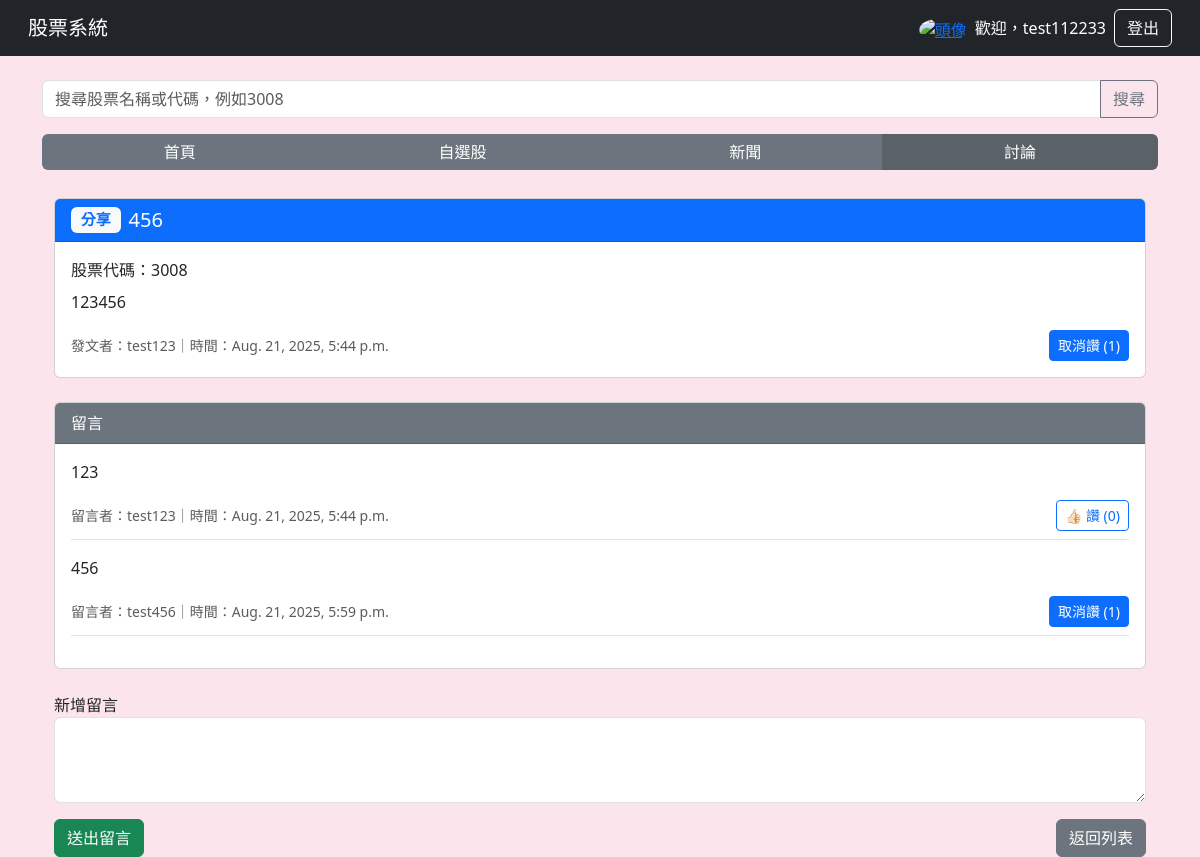
Screenshot of /forum/4/ (signed in) with the database file from the repository.
### main/models.py (models this page shows, shortened)
class Post(models.Model):
    CATEGORY_CHOICES = [
        ("share", "分享"),
        ("analysis", "分析"),
        ("qa", "問答"),
    ]
    title = models.CharField(max_length=200)
    stock_code = models.CharField(max_length=10, null=True, blank=True)
    content = models.TextField()
    author = models.ForeignKey(User, on_delete=models.CASCADE)
    created_at = models.DateTimeField(auto_now_add=True)
    category = models.CharField(
        max_length=20,
        choices=CATEGORY_CHOICES,
        default="share",
        verbose_name="分類",
    )

class Comment(models.Model):
    post = models.ForeignKey(Post, related_name="comments", on_delete=models.CASCADE)
    author = models.ForeignKey(User, on_delete=models.CASCADE)
    content = models.TextField()
    created_at = models.DateTimeField(auto_now_add=True)

### main/views.py (the view)
# urls.py: path("forum/<int:post_id>/", views.forum_post, name="forum_post"),
def forum_post(request, post_id):
    post = get_object_or_404(Post, id=post_id)
    comments = (
        post.comments
            .all()
            .annotate(likes_count=Count("likes"))
            .order_by("created_at")
    )
    user_id = request.user.id if request.user.is_authenticated else None
    liked_comment_ids = set()
    if user_id:
        liked_comment_ids = set(
            CommentLike.objects
                .filter(user_id=user_id, comment__post=post)
                .values_list("comment_id", flat=True)
        )
    for c in comments:
        c.liked_by_user = c.id in liked_comment_ids
    post.likes_count = PostLike.objects.filter(post=post).count()
    if user_id:
        post.liked_by_user = PostLike.objects.filter(
            post=post,
            user_id=user_id,
        ).exists()
    else:
        post.liked_by_user = False
    return render(
        request,
        "forum_post.html",
        {
            "post": post,
            "comments": comments,
            "user_id": user_id,
        },
    )

### templates/forum_post.html (shortened to what this page needs)
{% extends "base.html" %}
{% block content %}
<div class="container mt-1">
    <div class="card mb-4">
        <div class="card-header bg-primary text-white">
            <h5 class="mb-0">
            <div class="d-flex align-items-center">
            {% if post.category %}
                <span class="badge bg-light text-primary me-2">
                    {% if post.category == "share" %}分享{% elif post.category == "analysis" %}分析{% elif post.category == "qa" %}問答{% endif %}
                </span>
            {% endif %}
            {{ post.title }}
            </div>
        </h5>
        </div>
        <div class="card-body">
            <p class="mb-2">股票代碼：{{ post.stock_code }}</p>
            <p>{{ post.content }}</p>
            <div class="d-flex justify-content-between align-items-center">
            <small class="text-muted">發文者：{{ post.author.username }}｜時間：{{ post.created_at }}</small>
            <div class="d-flex align-items-center justify-content-end gap-2">
                <div>
                    {% if user_id %}
                        <form method="POST" action="/forum/{{ post.id }}/like/" class="d-inline">
                            {% if post.liked_by_user %}
                                            <button class="btn btn-sm btn-primary">
                                                取消讚 ({{ post.likes_count }})
                                            </button>
                                        {% else %}
                                            <button class="btn btn-sm btn-outline-primary">
                                                👍🏻 讚 ({{ post.likes_count }})
                                            </button>
                                        {% endif %}
                                    </form>
                                {% else %}
                                    <span class="text-muted small">
                                        👍🏻 {{ post.likes_count }}
                                    </span>
                            {% endif %}
                </div>
            </div>
        </div>
    </div>
</div>
    <div class="card mb-4">
        <div class="card-header bg-secondary text-white">留言</div>
            <div class="card-body">
                {% if comments %}
                {% for comment in comments %}
                    <div class="border-bottom mb-3 pb-2">
                        <p>{{ comment.content }}</p>
                        <div class="d-flex justify-content-between align-items-center">
                            <small class="text-muted">
                                留言者：{{ comment.author.username }}｜時間：{{ comment.created_at }}
                            </small>
                            <div class="d-flex align-items-center gap-2">
                                {% if user_id %}
                                    <form method="POST"
                                        action="/forum/{{ post.id }}/comment/{{ comment.id }}/like/"
                                        class="mb-0">
                                        {% if comment.liked_by_user %}
                                            <button class="btn btn-sm btn-primary">
                                                取消讚 ({{ comment.likes_count }})
                                            </button>
                                        {% else %}
                                            <button class="btn btn-sm btn-outline-primary">
                                                👍🏻 讚 ({{ comment.likes_count }})
                                            </button>
                                        {% endif %}
                                    </form>
                                {% else %}
                                    <span class="text-muted small">
                                        👍🏻 {{ comment.likes_count }}
                                    </span>
                                {% endif %}
                            </div>
                        </div>
                    </div>
                {% endfor %}
            {% else %}
                <p class="text-muted">尚無留言。</p>
            {% endif %}
        </div>
    </div>
    {% if user_id %}
    <form method="POST" action="/forum/{{ post.id }}/comment/">
        <div class="mb-3">
            <label for="comment">新增留言</label>
            <textarea name="content" rows="3" class="form-control" required></textarea>
        </div>
        <div class="d-flex justify-content-between">
            <button class="btn btn-success">送出留言</button>
            <a href="/forum" class="btn btn-secondary">返回列表</a>
        </div>
    </form>
    {% else %}
    <div class="d-flex justify-content-between">
        <p>請先 <a href="/login">登入</a> 才能留言。</p>
        <a href="/forum" class="btn btn-secondary">返回列表</a>
    </div>
    {% endif %}
</div>
{% endblock %}

### templates/base.html (shortened to what this page needs)
<!DOCTYPE html>
<html lang="zh-TW">
<head>
    <link href="https://cdn.jsdelivr.net/npm/bootstrap@5.3.0/dist/css/bootstrap.min.css" rel="stylesheet">
</head>
<body>
<nav class="navbar navbar-expand-lg navbar-dark bg-dark px-3">
    <div class="container-fluid">
        <a class="navbar-brand" href="/">股票系統</a>
        <div class="d-flex align-items-center ms-auto">
            {% if user.is_authenticated %}
                <a href="{% url 'profile' %}" class="me-2">
                    <img src="https://cdn-icons-png.flaticon.com/512/847/847969.png"
                         alt="頭像"
                         class="rounded-circle"
                         width="30" height="30"
                         style="vertical-align: middle; transform: translateY(1px);">
                </a>
                <span class="text-white me-2">歡迎，{{ user.username }}</span>
                <a class="btn btn-outline-light" href="{% url 'logout' %}">登出</a>
            {% else %}
                <a class="btn btn-outline-light me-2" href="{% url 'login' %}">登入</a>
                <a class="btn btn-outline-light" href="{% url 'register' %}">註冊</a>
            {% endif %}
        </div>
    </div>
</nav>
<div class="container mt-4">
    <form class="input-group mb-3" method="GET" action="/search">
        <input type="text" class="form-control" name="query" placeholder="搜尋股票名稱或代碼，例如3008" required>
        <button class="btn btn-outline-secondary" type="submit">搜尋</button>
    </form>
    {% with current=request.resolver_match.url_name %}
    <div class="btn-group w-100 mb-4">
        <a href="{% url 'index' %}"
        class="nav-btn btn {% if current == 'index' %}active-tab{% endif %}">
            首頁
        </a>
        <a href="{% url 'my_watchlist' %}"
        class="nav-btn btn {% if current == 'my_watchlist' %}active-tab{% endif %}">
            自選股
        </a>
        <a href="{% url 'news' %}"
        class="nav-btn btn {% if current == 'news' %}active-tab{% endif %}">
            新聞
        </a>
        <a href="{% url 'forum_list' %}"
        class="nav-btn btn
        {% if current == 'forum_list' or current == 'forum_new' or current == 'forum_post' %}active-tab{% endif %}">
            討論
        </a>
    </div>
    {% endwith %}
    {% block content %}{% endblock %}
</div>
</body>
</html>

### templates/base.html (style rules this page uses)
body { background-color: #fce4ec; }
.nav-btn.active-tab { background-color: #5a6268 !important; color: white !important; }

### rows the page displays
Post: title "456", stock_code "3008", content "123456", author.username "test123", created_at "Aug. 21, 2025, 5:44 p.m.", likes_count "1"
Comment: content "123", author.username "test123", created_at "Aug. 21, 2025, 5:44 p.m.", likes_count "0"
Comment: content "456", author.username "test456", created_at "Aug. 21, 2025, 5:59 p.m.", likes_count "1"

### other values shown
{{ user.username }} "test112233"
